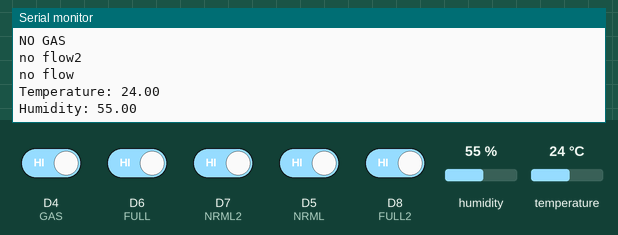
Simulated run of this sketch. Board: ESP8266 (NodeMCU). On the bench: the last lines printed to the serial monitor. Inputs (shaded band) come from the test bench; at power-on: D4 (GAS), D5 (NRML), D6 (FULL), D7 (NRML2), D8 (FULL2) HIGH, humidity 55 %, temperature 24 °C. WiFi joins after 1.5 s; servers stay silent unless stated.

Above: at 2.7 s.
2.8 s: D4 (GAS) driven LOW
4.4 s: humidity set to 22 %
At 7.9 s:
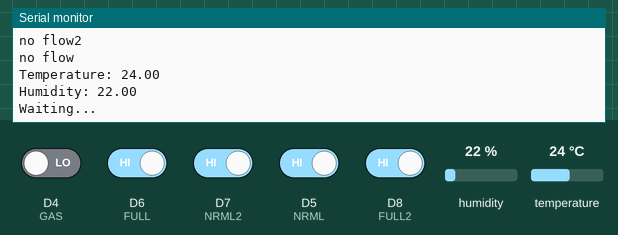
8.2 s: temperature set to 12 °C
At 8.92 s:
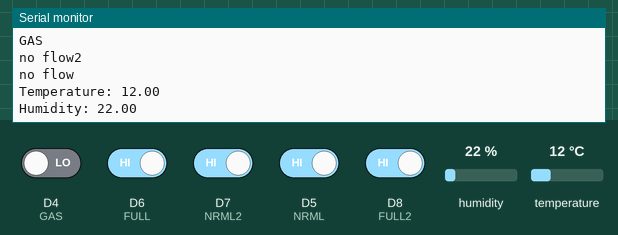
9.7 s: humidity set to 40 %
At 9.72 s:
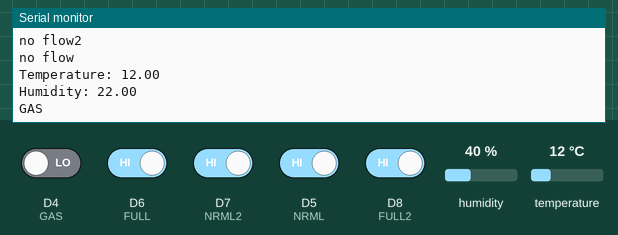
11.2 s: D6 (FULL) driven LOW and D5 (NRML) driven LOW
At 11.45 s:
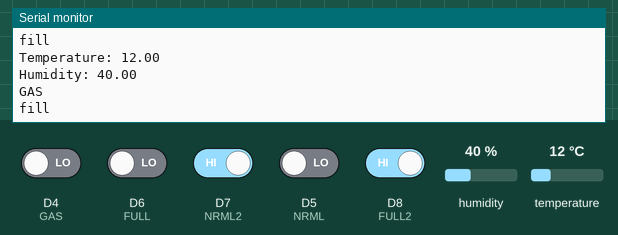
12.8 s: D7 (NRML2) driven LOW and D8 (FULL2) driven LOW
At 12.86 s:
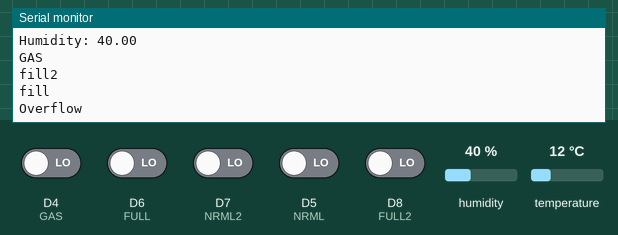
Timing chart, 0 to 15.4 s (numbered marks = the images above; inputs shaded):
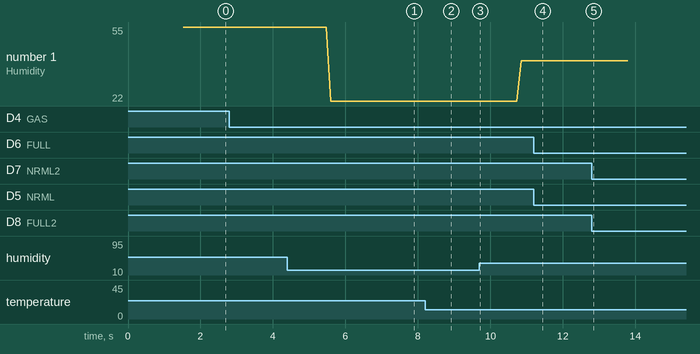

Measured:
- after the input at 4.4 s, the serial monitor: prints a new line after 1.2 s (image 1)
- after the input at 8.2 s, the serial monitor: prints a new line after 0.62 s (image 2)
- after the input at 11.2 s, the serial monitor: prints a new line after 0.05 s (image 4)
- after the input at 12.8 s, the serial monitor: prints a new line after 0.05 s (image 5)
- plotted number 1: 55 → 22 after the input at 4.4 s, 22 → 40 after the input at 9.7 s

The sketch:

miniproject_extended3.ino
```cpp
#include <DHT.h>
#include <ESP8266WiFi.h>
#define DHTPIN D3
#define GAS    D4
#define NRML   D5
#define FULL   D6
#define NRML2  D7
#define FULL2  D8

DHT dht(DHTPIN, DHT11);

String apiKey = "RT8DMEBRETQKMNYN";     //  Enter your Write API key from ThingSpeak
const char *ssid =  "Komali";     // replace with your wifi ssid and wpa2 key
const char *pass =  "12345678";
const char* server = "api.thingspeak.com";
WiFiClient client;

int flag1=0;
int flag2=0;
int flag3=0;
int flag5=0;
int flag6=0;
int flag7=0;
int flag8=0;
int flag9=0;

float t=0;
float h=0;
int i=0;
void setup()
{
       Serial.begin(9600);
       pinMode(GAS, INPUT);
       pinMode(FULL, INPUT);
       pinMode(NRML, INPUT);
       pinMode(FULL2, INPUT);
       pinMode(NRML2, INPUT);

       Serial.println("Connecting to ");
       Serial.println(ssid);
       WiFi.begin(ssid, pass);

      while (WiFi.status() != WL_CONNECTED)
     {
            delay(500);
            Serial.print(".");
     }
      Serial.println("");
      Serial.println("WiFi connected");
        dht.begin();
}

void loop()
{
  for(i=0;i<50;i++)
  {
  if(digitalRead(GAS)==LOW)
  {
  flag1=1;
  Serial.println("GAS");
  }
  else
  {
  flag1=0;
  Serial.println("NO GAS");
  }


if((digitalRead(FULL2)==LOW)&&(digitalRead(NRML2)==LOW))
     {
        flag5=1;
        flag6=0;
        Serial.println("fill2");
        //goto xit;
     }

  if((digitalRead(FULL)==LOW)&&(digitalRead(NRML)==LOW))
  {
        flag2=1;
        flag3=0;
        Serial.println("fill");
        goto xit;
  }

    if((digitalRead(FULL2)==HIGH)&&(digitalRead(NRML2)==HIGH))
    {
      flag5=0;
      flag6=1;
      Serial.println("no flow2");
      //goto xit;
    }

    if((digitalRead(FULL)==HIGH)&&(digitalRead(NRML)==HIGH))
   {
      flag2=0;
      flag3=1;
      Serial.println("no flow");
      goto xit;
    }
    if((digitalRead(NRML)==LOW) && (digitalRead(NRML2)==LOW))
    {
      flag9=1;
      Serial.println("normal flow");
      goto xit;
    }

  flag2=0;
  flag3=0;
  flag5=0;
  flag6=0;


xit:

      if((flag2==HIGH) && (flag5==HIGH))
      {
      flag7=1;
      Serial.println("Overflow");
      }
      if((flag5==HIGH) && (flag3==HIGH))
      {
      flag8=1;
      Serial.println("Blocked b/w a and b");
      }


       h = dht.readHumidity();
       t = dht.readTemperature();

                             Serial.print("Temperature: ");
                             Serial.println(t);
                             Serial.print("Humidity: ");
                             Serial.println(h);

  delay(100);
 }
                         if (client.connect(server,80))   //   "184.106.153.149" or api.thingspeak.com
                      {

                             String postStr = apiKey;
                             postStr +="&field1=";
                             postStr += String(t);
                             postStr +="&field2=";
                             postStr += String(h);
                             postStr +="&field3=";
                             postStr += String(flag1);
                             postStr +="&field4=";
                             postStr += String(flag7);
                             postStr +="&field5=";
                             postStr += String(flag3);
                             postStr +="&field6=";
                             postStr += String(flag8);
                             postStr +="&field7=";
                             postStr += String(flag9);


                            /* postStr +="&field6=";
                             postStr += String(flag5);
                             postStr +="&field7=";
                             postStr += String(flag6);
                             postStr +="&field8=";
                             postStr += String(flag2);
                             postStr +="&field9=";
                             postStr += String(flag3); */


                             postStr += "\r\n\r\n";

                             client.print("POST /update HTTP/1.1\n");
                             client.print("Host: api.thingspeak.com\n");
                             client.print("Connection: close\n");
                             client.print("X-THINGSPEAKAPIKEY: "+apiKey+"\n");
                             client.print("Content-Type: application/x-www-form-urlencoded\n");
                             client.print("Content-Length: ");
                             client.print(postStr.length());
                             client.print("\n\n");
                             client.print(postStr);


                        }
          client.stop();
          Serial.println("Waiting...");
          delay(2000);

}
```
